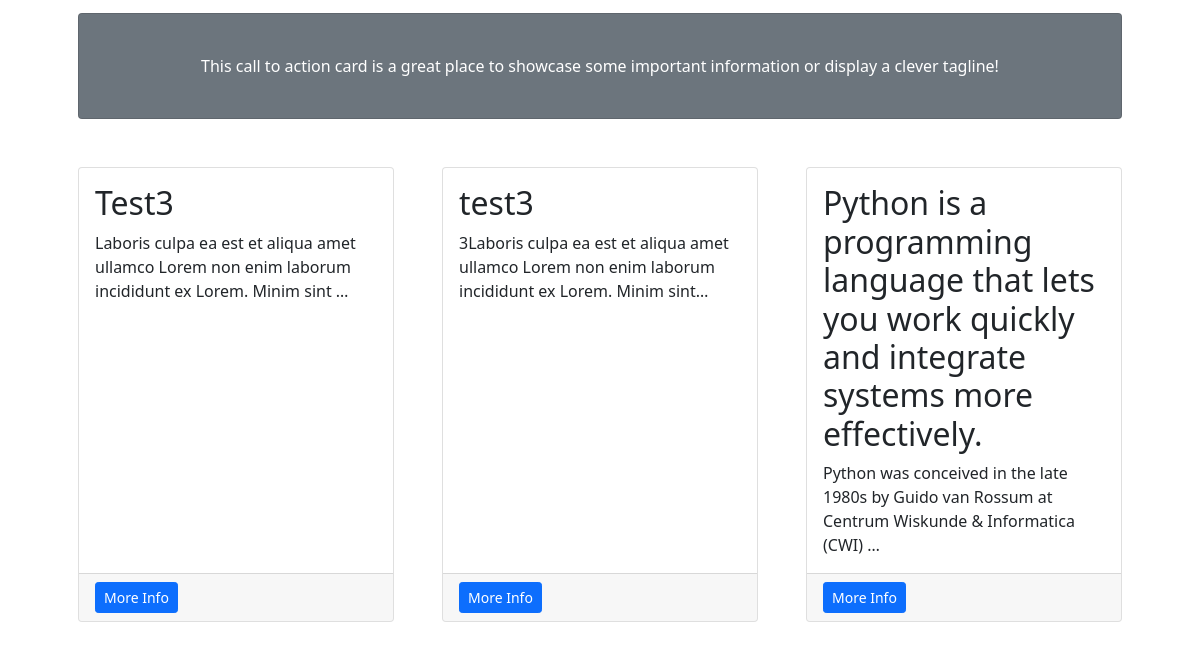
/calendar/calendar/10/ (lower part), run on an earlier commit of the app's database.
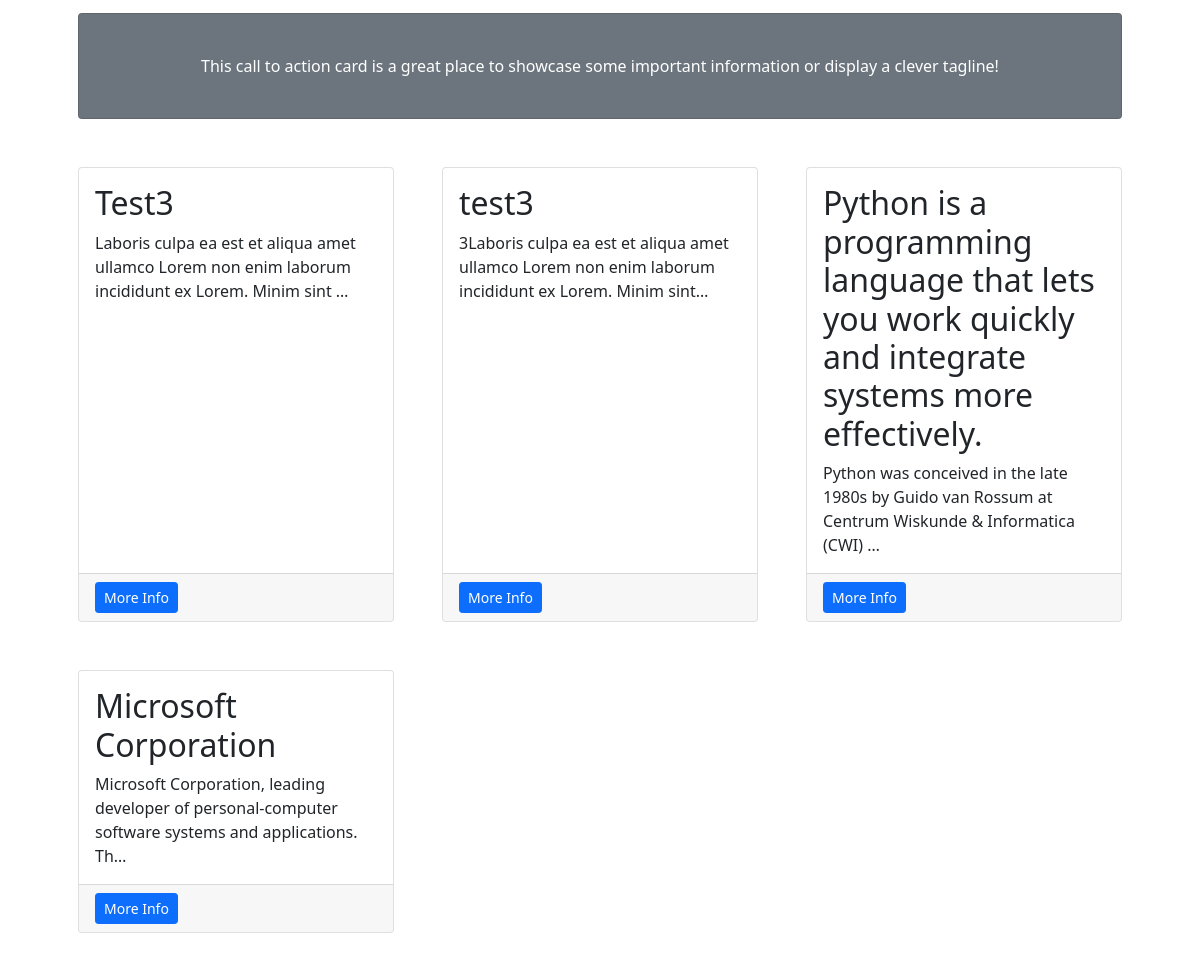
And on a later commit of the database.
### accounts/models.py (models this page shows, shortened)
class Posts(models.Model):
    title = models.CharField(max_length=500)
    descriptions = models.TextField()
    date = models.DateTimeField(auto_now=True)
    owner = models.ForeignKey(User, on_delete=models.CASCADE)

### calendar_manager/views.py (the view)
# urls.py: path('calendar/<user_pk>/', CalendarView.as_view(), name='calendar'),
class CalendarView(View):
    month2 = calendar.monthcalendar(now.year, now.month)
    today = now.day
    year = now.year
    month_name = calendar.month_name[now.month]
    month = now.month
    form = AskMeetingsForm()
    def get(self, request, user_pk):
        user = get_object_or_404(User, pk=user_pk)
        days = Day.objects.filter(owner=user, month=self.month, year=self.year)
        context = {
            'days': days,
            'user': user,
            'today': self.today,
            'month2': self.month2,
            'month': self.month,
            'year': self.year,
            'month_name': self.month_name,
            'form': self.form,
        }
        return render(request, 'calendar_manager/calendar.html', context)

### templates/calendar_manager/calendar.html (shortened to what this page needs)
{% extends 'calendar_manager/base.html' %}
{% block content %}
{% load static %}
{% load widget_tweaks %}
{% if user.profile.role == '0' %}
<div class="container px-4 px-lg-5">
    <div class="card text-white bg-secondary my-5 py-4 text-center">
        <div class="card-body"><p class="text-white m-0">This call to action card is a great place to showcase some important information or display a clever tagline!</p></div>
    </div>
    <div class="row gx-4 gx-lg-5">
        {% for post in user.profile.posts.all %}
        <div class="col-md-4 mb-5" id="post-{{post.id}}">
            <div class="card h-100">
                <div class="card-body">
                    <h2 class="card-title">{{post.title}}</h2>
                    <p class="card-text">{{post.descriptions|truncatechars:100}}</p>
                </div>
                <div class="card-footer">
                    <a class="btn btn-primary btn-sm" href="{% url 'calendar:post-detail' post.id %}">More Info</a>
                </div>
            </div>
        </div>
        {% endfor %}
    </div>
</div>
{% endif %}
{% endblock %}

What changed in the data, as far as the page shows it:
added Posts: title "Microsoft Corporation", descriptions "Microsoft Corporation, leading developer of personal-computer software systems and applications. Th…"
